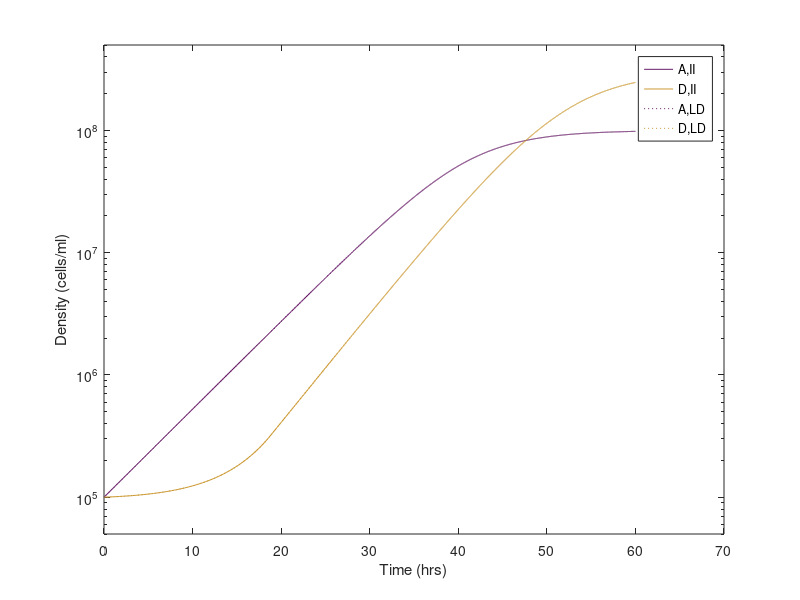
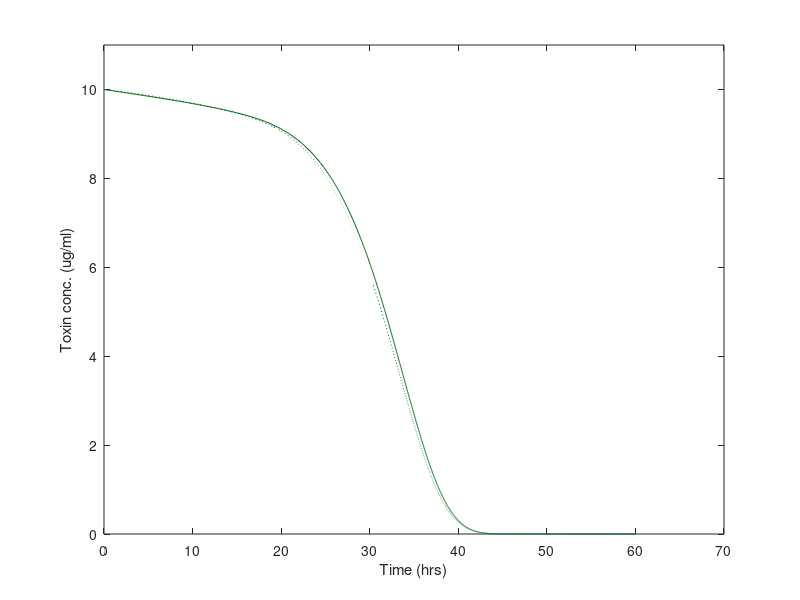

These charts were generated, in order, by the following MATLAB code:
% Modeling toxin degradation in a community with an assisting species
% A: assisting population (supports the growth of D)
% D: degrading populations (removes T)
% T: toxin (inhibits A)
% ADT2:     A(c) = A(c-1) + dt*(rA0 - iT*T(c-1)-A(c-1)/KA0)*A(c-1);
clear

%% Initial conditions
T0 = 10; % initial toxin concentration, ug/ml
A0 = 1e5; % initial A density, cells/ml
D0 = 1e5; % initial D density,cells/ml

%% time range
t0 = 0;
tf = 60; % final time, hrs
dt = 0.01;

%% Parameters
rA0 = 0.2; % A growth rate, 1/hr %%set value
KA0 = 1e8; % A carrying capacity %set value
rD0 = 0.22; % max D growth rate, 1/hr %%evolving
KD0 = 3e8; % D carrying capacity %%evolving
iT = 0.003; % inhibitory coefficient of T on A, ml/(ug.hr) %%set value
sA = 1e-7; % growth paramter for A in support of D, ml/(cells.hr) %%set value
dD1 = 3e-8; % degradation parameter for D in removal of T, ml/(cells/hr) %%evolving
dD2 = 3.5e-8; % degradation parameter for D in removal of T, ml/(cells/hr) %%evolving

%% Simulating the dynamics
c = 1;
A1(c) = A0;
D1(c) = D0;
T1(c) = T0;
A2(c) = A0;
D2(c) = D0;
T2(c) = T0;
KA1(c) = KA0*(1-iT*T1(c)/rA0);
KD1(c) = KD0*A1(c)/KA0;
KA2(c) = KA0*(1-iT*T2(c)/rA0);
KD2(c) = KD0*A2(c)/KA0;
trng(c) = t0;
t = t0;

while t < tf
    c = c+1;
    t = t + dt;
    trng(c) = t;

    A1(c) = A1(c-1) + dt*(rA0 - iT*T1(c-1))*(1-A1(c-1)/KA1(c-1))*A1(c-1);
    D1(c) = D1(c-1) + dt*min(sA*A1(c-1),rD0)*max(0,(1 - D1(c-1)/KD1(c-1)))*D1(c-1);
    T1(c) = T1(c-1) - dt*dD1*D1(c-1)*T1(c-1);
    KA1(c) = KA0*(1-iT*T1(c)/rA0);
    KD1(c) = KD0*A1(c)/KA0; 
    A2(c) = A2(c-1) + dt*(rA0 - iT*T2(c-1))*(1-A2(c-1)/KA2(c-1))*A2(c-1);
    D2(c) = D2(c-1) + dt*min(sA*A2(c-1),rD0)*max(0,(1 - D2(c-1)/KD2(c-1)))*D2(c-1);
    T2(c) = T2(c-1) - dt*dD2*max(0,(1 - D2(c-1)/KD2(c-1)))*D2(c-1)*T2(c-1);
    KA2(c) = KA0*(1-iT*T2(c)/rA0);
    KD2(c) = KD0*A2(c)/KA0; 
%     if T(c)<1e-3
%         T(c) = 0;
%     end
%     if A(c)<1e-1
%         A(c) = 0;
%     end
%     if D(c)<1e-1
%         D(c) = 0;
%     end
    dt = 0.05/max([abs(dD1*D1(c-1)) abs(rA0 - iT*T1(c-1)) abs(sA*A1(c-1))]);
end

%% Plot results
figure
semilogy(trng,A1,'color',[0.4 0.1 0.4])
hold on
semilogy(trng,D1,'color',[0.8 0.6 0.2])
semilogy(trng,A2,':','color',[0.4 0.1 0.4])
semilogy(trng,D2,':','color',[0.8 0.6 0.2])
legend('A,II','D,II','A,LD','D,LD')
xlabel('Time (hrs)')
ylabel('Density (cells/ml)')
ylim([5e4 5e8])

figure
plot(trng,T1,'color',[0 0.4 0.1])
hold on
plot(trng,T2,':','color',[0 0.4 0.1])
xlabel('Time (hrs)')
ylabel('Toxin conc. (ug/ml)')
ylim([0 11])

% [m, ind] = min(abs(T - T0/2));
% th = interp1(T(ind-10:ind+10),trng(ind-10:ind+10),T0/2);

